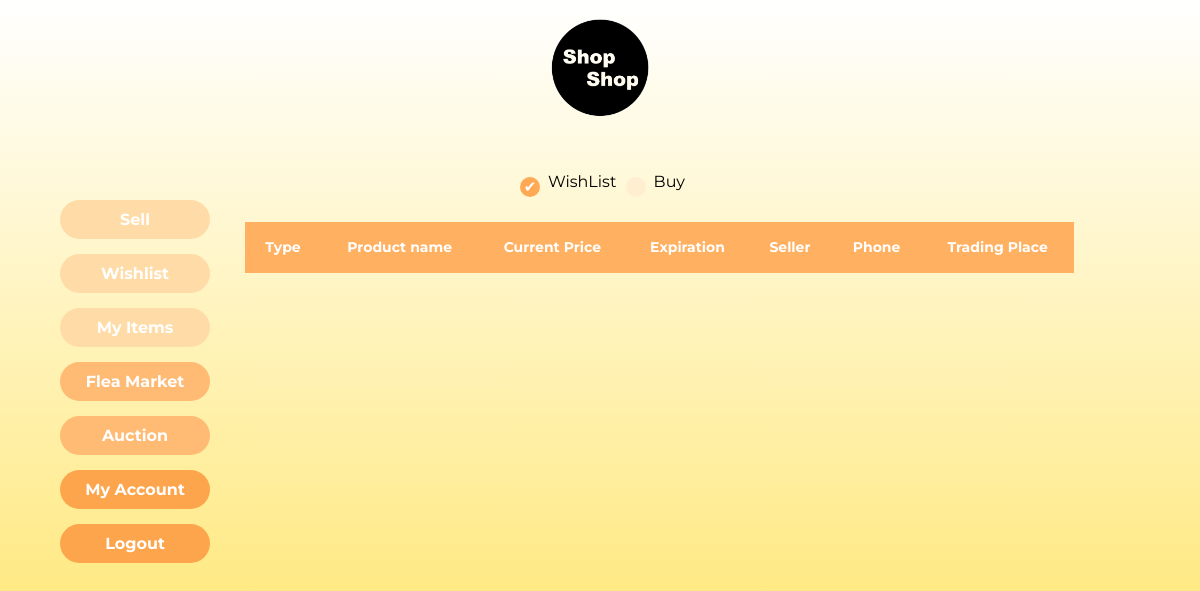
/wishlist/ (signed in), run on an earlier commit of the app's database.
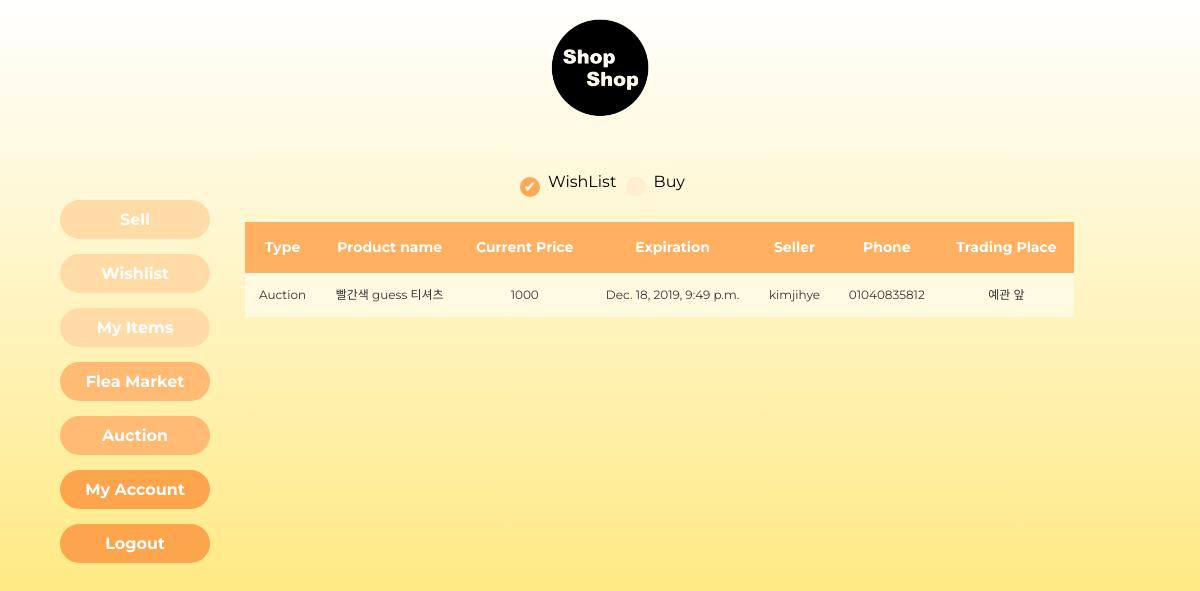
And on a later commit of the database.
### home/models.py (models this page shows)
class Wishlist(models.Model):
	userid = models.ForeignKey(User, on_delete=models.CASCADE)
	pid = models.ForeignKey(Product, on_delete=models.CASCADE)

class Product(models.Model):
	SELLTYPES = (('F', 'Flea'), ('A', 'Auction'))
	selltype = models.CharField(max_length=1, default='F', choices=SELLTYPES)
	STATUSTYPES = (('S', 'Sold'), ('E', 'Expired'), ('R', 'Running')) # 팔림, 안팔림, 현재진행형
	statustype = models.CharField(max_length=1, default='R', choices=STATUSTYPES)
	EXPIREDATE = (('3', '3 Days'), ('7', '7 days'), ('0', '30 days'))
	expirechoice = models.CharField(max_length=1, default='3', choices=EXPIREDATE)
	expire = models.DateTimeField(default=timezone.now() + timedelta(days=3))
	highest_price = models.IntegerField(default=0) # auction이더라도 천장 가격 내면 바로 살 수 있게 하자
	basic_price =  models.IntegerField(default=0) #옥션이라도 최저가 쓰게 하자
	current_price = models.IntegerField(default=0) # 마지막 가격이기도 하지
	buyer = models.ForeignKey(User, on_delete=models.SET_NULL, related_name='buyer', null=True)
	seller = models.ForeignKey(User, on_delete=models.CASCADE, related_name='seller')
	pid = models.AutoField(primary_key=True)
	name = models.CharField(max_length=300)
	place = models.CharField(max_length=300)
	photo = models.ImageField(blank=True, null=True) #https://wayhome25.github.io/django/2017/05/10/media-file/
	category = models.ForeignKey(Category, on_delete=models.SET_NULL, null=True)
	explanation = models.CharField(max_length=1000, null=True) # string field 같은 게 있었나?? 찾아보기

class User(models.Model): # seller buyer 구분하지 말고 걍 둘다 가능하게 해
	rating = models.IntegerField(default=0)
	userid = models.CharField(max_length=20, primary_key=True)
	pw = models.CharField(max_length=20) # min length  같은 건 js 단에서 처리하기
	username = models.CharField(max_length=100)
	phone = models.CharField(max_length=30)

### home/views.py (the view)
# urls.py: path('wishlist/', views.wishlist, name='wishlist'),
def wishlist(request):
	userid = request.session.get('userid', False)
	if userid == False : # 로그인 안되어있으면
		return redirect('/login')
	pagetype = request.GET.get('page','')
	if pagetype == 'wish' or pagetype=='': # 내가는 아이템들과 그것을 사고 싶어하는 자들
		wishlist = Wishlist.objects.filter(userid__userid=userid,pid__expire__gte=timezone.now())
	else :  # 내가 사고 싶은 것들
		wishlist = Candidate.objects.filter(userid__userid=userid
			).select_related('pid').filter(pid__expire__gte=timezone.now())
	wishlist = wishlist.order_by('pid__expire')
	return render(request, 'home/wishlist.html', {'wishlist':wishlist})

### home/templates/home/wishlist.html (shortened to what this page needs)
{% load static %}
{% load tz %}
<!DOCTYPE html>
<html lang="en" dir="ltr">
<head>
  <link rel="stylesheet" href="{% static 'home/style_product_list.css' %}">
</head>
<body>
  <a href="{% url 'market' %}" target="_parent"><img src="{% static 'home/logo.png' %}"
      style="height:100px; padding: 10px; margin-left: auto; margin-right: auto; margin-bottom: 30px;"
      alt="LOGO_IMG"></a>
  {% if request.get_full_path == "/wishlist/?page=buy" %}
  <div class="chk-area">
    <label><input type="radio" class="option-input radio" name="chk" value="?page=wish"
        onchange="location = this.value;">WishList</label>
    <label><input type="radio" class="option-input radio" name="chk" value="?page=buy" checked="checked"
        onchange="location = this.value;">Buy</label>
  </div>
  {% else %}
  <div class="chk-area">
    <label><input type="radio" class="option-input radio" name="chk" value="?page=wish" checked="checked"
        onchange="location = this.value;">WishList</label>
    <label><input type="radio" class="option-input radio" Sname="chk" value="?page=buy"
        onchange="location = this.value;">Buy</label>
  </div>
  {%  endif %}
  <nav class="left-nav" style="font-weight: bold;position: fixed; left:20px; top:23%">
      <ul>
        <li><a class="upper" href="{% url 'sell' %}">Sell</a></li>
        <li><a class="upper" href="{% url 'wishlist' %}">Wishlist</a></li>
        <li><a class="upper" href="{% url 'myitems' %}">My Items</a></li>
        <li><a class="lower" href="{% url 'market' %}">Flea Market</a></li>
        <li><a class="lower" href="{% url 'auction' %}">Auction</a></li>
        <li><a class="lowest" href="{% url 'mypage' %}">My Account</a></li>
        <li><a class="lowest" href="{% url 'logout' %}">Logout</a></li>
      </ul>
    </nav>
  <table class="table-area">
    <thead>
      <tr>
        <th scope="cols">Type</th>
        <th scope="cols">Product name</th>
        <th scope="cols">Current Price</th>
        <th scope="cols">Expiration</th>
        <th scope="cols">Seller</th>
        <th scope="cols">Phone</th>
        <th scope="cols">Trading Place</th>
      </tr>
    </thead>
    <tbody>
      {% for obj in wishlist %}
      <tr onclick="window.open('{% url 'detail' obj.pid.pid %}')">
        {% if forloop.counter|divisibleby:2 %}
        <td>
          {% if obj.pid.selltype == "A" %} Auction
          {% else %} Flea Market {% endif %}
        </td>
        <td> {{ obj.pid.name }} </td>
        {% if request.get_full_path == "/wishlist/?page=buy" %}
        <td> {{ obj.price}} </td>
        {% endif %}
        <td> {{obj.pid.current_price}} </td>
        {% if request.get_full_path == "/wishlist/?page=buy" %}
        <td>{% if product.buyer %} Sold Out
          {% elif product.expired|utc < now|utc %} Expired
          {% else %} On Sale {% endif %}</td>
        {% endif %}
        <td> {{ obj.pid.expire }} </td>
        <td> {{ obj.pid.seller.username }} </td>
        <td> {{ obj.pid.seller.phone }} </td>
        <td> {{ obj.pid.place }} </td>
        {% else %}
        <td class=even>
          {% if obj.pid.selltype == "A" %} Auction
          {% else %} Flea Market {% endif %}
        </td>
        <td class=even> {{ obj.pid.name }} </td>
        <td class=even> {{obj.pid.current_price}} </td>
        <td class=even> {{ obj.pid.expire }} </td>
        <td class=even> {{ obj.pid.seller.username }} </td>
        <td class=even> {{ obj.pid.seller.phone }} </td>
        <td class=even> {{ obj.pid.place }} </td>
        {% endif %}
      </tr>
      {% endfor %}
    </tbody>
  </table>
</body>
</html>

What changed in the data, as far as the page shows it:
added Wishlist: shows "Auction", pid.name "빨간색 guess 티셔츠", pid.current_price "1000", pid.expire "Dec. 18, 2019, 9:49 p.m.", pid.seller.username "kimjihye", pid.seller.phone "01040835812", pid.place "예관 앞"
